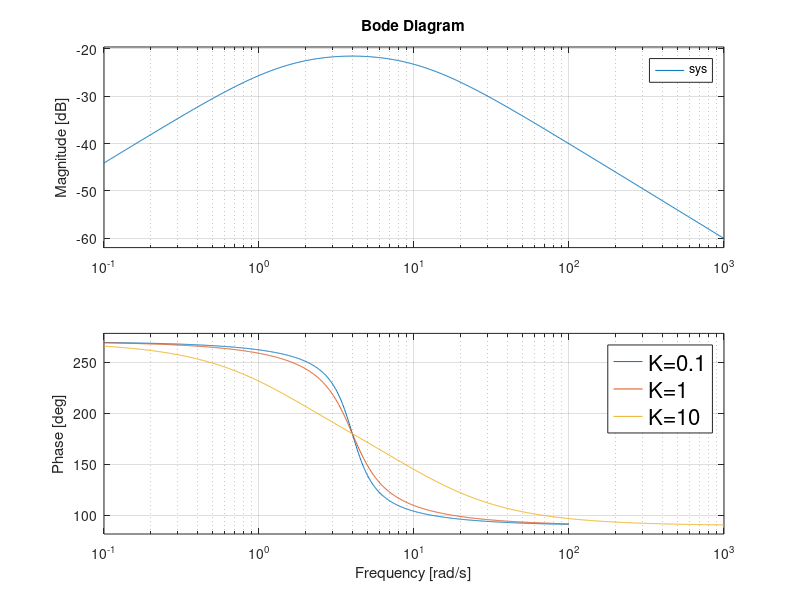
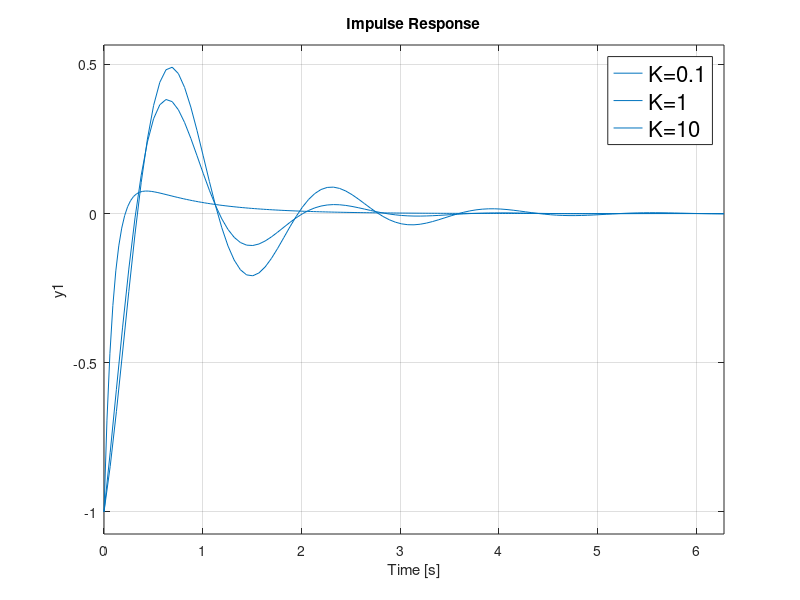
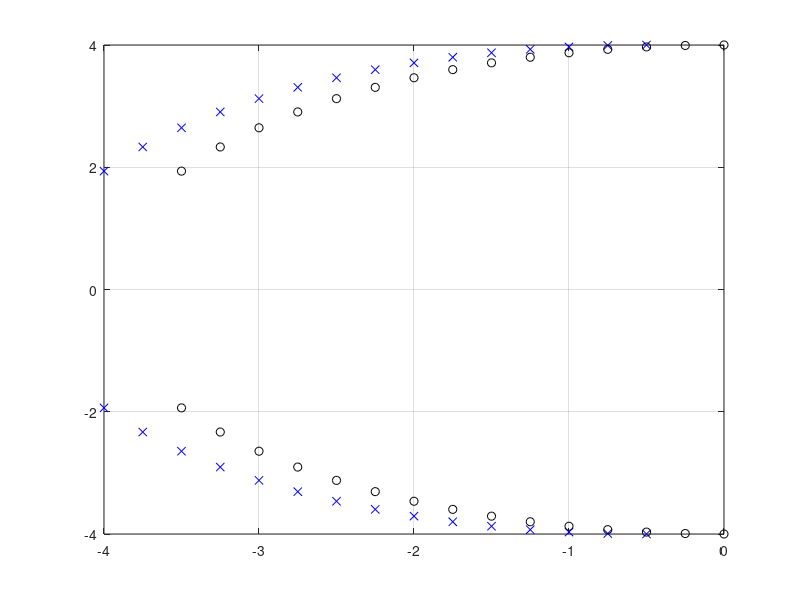

Recreate these plots in MATLAB, in order.
%% Example 1.1 - Flapped Airfoil with vertical displacements
% Flapped airfoil with steady aerodynamic model to demonstrate the three representations 
% of LTI systems. 
% 
% This is a modification of the example in Palacios & Cesnik to include three 
% different feedback gains between the plunge rate and the flap input.
% 
% Written by Rafa Palacios (<mailto:r.palacios@imperial.ac.uk r.palacios@imperial.ac.uk>)
% 
% Latest update: April 2024

close all, clear all

% Define coefficients
mu_a_overV=2;  % (\mu_a)/(V)
mu_b=1;
omega_h=4;

% Compute state-space matrices;
A=[[0 1]; [-omega_h^2 -mu_a_overV]];
B=[0; -mu_b];
C=[0 1];     % Output is vertical velocity (plunge rate).
D=[];

% Build state-space system
sys1=ss(A,B,C,D);

% Loop through different gains
for K=[0.1 1 10]

    % Add feedback
    sys2=K;
    
    sys=feedback(sys1,sys2,+1);

    tf(sys)  % Output transfer function
    figure(1)
    bode(sys), hold on % Compute the frequency-response function 

    figure(2)
    impulse(sys, 4*2*pi/omega_h), hold on  % Compute impulse response for roughly 4 cycles
end
%% 
% Plot the frequency response function for the three feedback gains in log scale. 
% Input is the commanded flap deflection and output is the plunge rate $\dot{h}$.

figure (1), legend('K=0.1','K=1','K=10','FontSize',16)
%% 
% Plot the impulse response for the three feedback gains in log scale. Input 
% is the commanded flap deflection and output is the plunge rate $\dot{h}$.

figure (2), legend('K=0.1','K=1','K=10','FontSize',16)
%% 
% Plot eigenvalues of the system for varying velocity 

figure(3)
for mu_a_overV=0:0.5:7;
    % Rewrite the system matrix.
    A=[[0 1]; [-omega_h^2 -mu_a_overV]];
    % Corresponding open-loop and closed-loop transfer functions.
    sys1=ss(A,B,C,D);
    sys2=1;
    sys=feedback(sys1,sys2,+1);
    plot(real(eig(sys1)),imag(eig(sys1)),'ko'), hold on  % Circles for open-loop
    plot(real(eig(sys)),imag(eig(sys1)),'bx')            % crosses for closed-loop
end, grid on